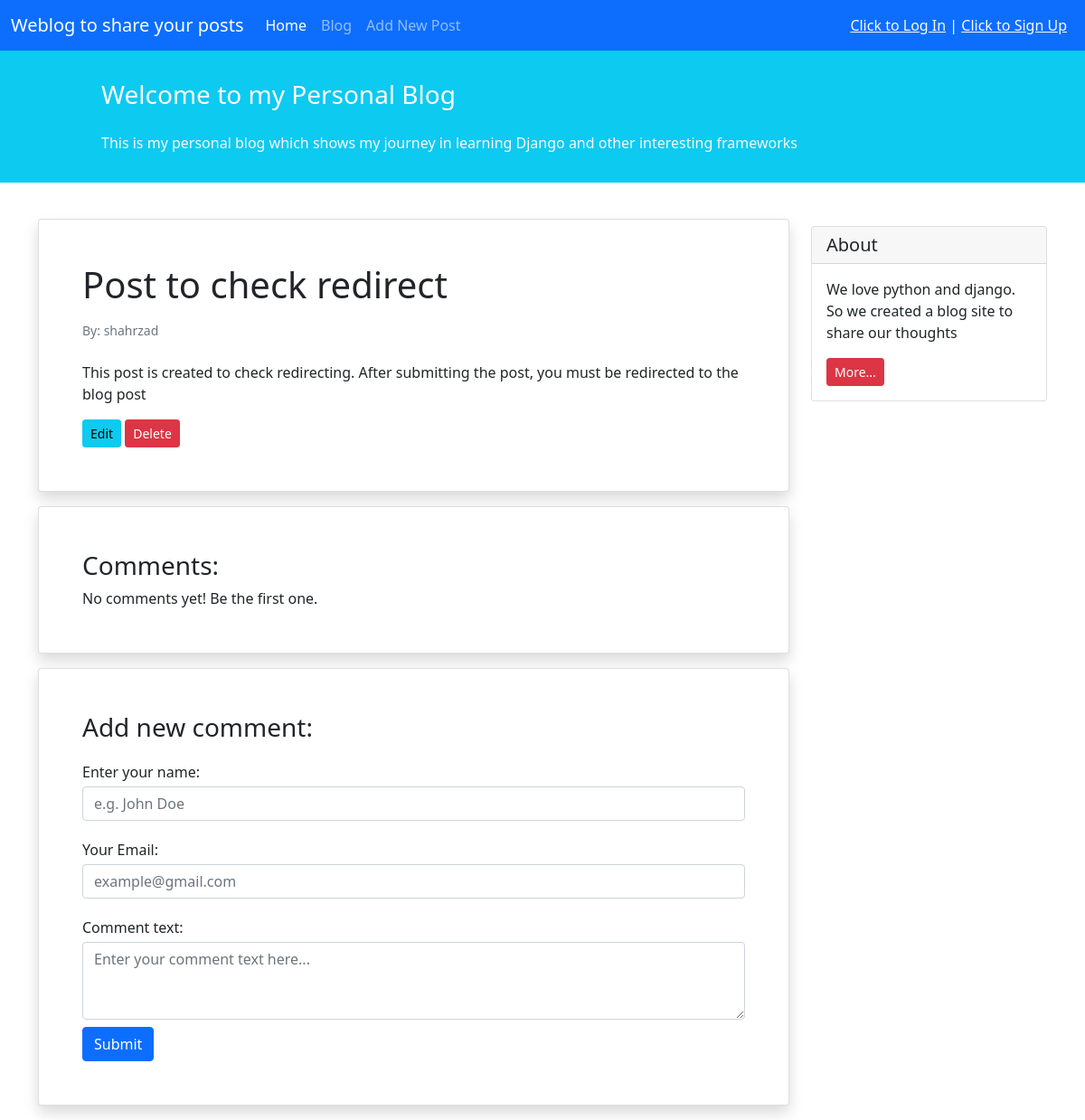
Screenshot of /17/ with the database file from the repository.
### blog/models.py (models this page shows, shortened)
class Post(models.Model):
    STATUS_CHOICES = (
        ('pub', 'published'),
        ('drf', 'draft'),
    )
    title = models.CharField(max_length=100)
    text = models.TextField()
    author = models.ForeignKey('auth.User', on_delete=models.CASCADE)
    datetime_created = models.DateTimeField(auto_now_add=True)
    datetime_modified = models.DateTimeField(auto_now=True)
    status = models.CharField(max_length=3, choices=STATUS_CHOICES)

### blog/views.py (the view)
# urls.py: path('<int:pk>/', views.PostDetailView.as_view(), name='post_detail'),
class PostDetailView(generic.DetailView):
    model = Post
    template_name = 'blog/post_detail.html'
    context_object_name = 'post'

### blog/templates/blog/post_detail.html (shortened to what this page needs)
{% extends '_base.html' %}
{% block content %}
    <div class="container mt-4">
    <div class="row">
        <div class="col-9">
            <div class="card shadow my-3 p-5">
                <h1>{{ post.title }}</h1>
                <p class="small text-muted mt-2">By: {{ post.author }}</p>
                <p class="mt-2">{{ post.text }}</p>
                <div>
                    <a href="{% url 'post_update' post.id %}" class="btn btn-sm btn-info">Edit</a>
                    <a href="{% url 'post_delete' post.id %}" class="btn btn-sm btn-danger">Delete</a>
                </div>
            </div>
            <div class="card shadow my-3 p-5">
                <h3>Comments:</h3>
                    No comments yet! Be the first one.
            </div>
            <div class="card shadow my-3 p-5">
                <h3>Add new comment:</h3>
                <form method="POST">
                    <div class="form-group py-2">
                        <label class="py-1" for="author_name">Enter your name:</label>
                        <input type="text" class="form-control" placeholder="e.g. John Doe" name="author_name">
                    </div>
                    <div class="form-group py-2">
                        <label class="py-1" for="email">Your Email:</label>
                        <input type="email" class="form-control" placeholder="example@gmail.com" name="email">
                    </div>
                    <div class="form-group py-2">
                        <label class="py-1" for="comment_text">Comment text:</label>
                        <textarea class="form-control" name="text" rows="3" placeholder="Enter your comment text here..."></textarea>
                    </div>
                    <button type="submit" class="btn btn-primary">Submit</button>
                </form>
            </div>
        </div>
        <div class="col-3">
                <div class="card my-4">
                    <h5 class="card-header">About</h5>
                    <div class="card-body">
                        <p class="card-text">We love python and django. So we created a blog site to share our
                            thoughts</p>
                        <a href="#"
                           class="btn btn-sm btn-danger">
                            More...
                        </a>
                    </div>
                </div>
        </div>
    </div>
</div>
{% endblock content %}

### rows the page displays
Post: title "Post to check redirect", author "shahrzad", text "This post is created to check redirecting. After submitting the post, you must be redirected to the blog post"
